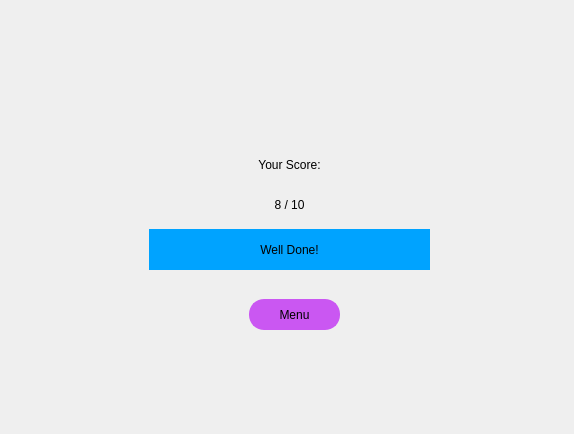
<?xml version="1.0" encoding="UTF-8"?>
<ui version="4.0">
 <class>Form</class>
 <widget class="QWidget" name="Form">
  <property name="geometry">
   <rect>
    <x>0</x>
    <y>0</y>
    <width>574</width>
    <height>434</height>
   </rect>
  </property>
  <property name="minimumSize">
   <size>
    <width>574</width>
    <height>434</height>
   </size>
  </property>
  <property name="maximumSize">
   <size>
    <width>574</width>
    <height>434</height>
   </size>
  </property>
  <property name="windowTitle">
   <string>Form</string>
  </property>
  <widget class="QWidget" name="widget" native="true">
   <property name="geometry">
    <rect>
     <x>-1</x>
     <y>-1</y>
     <width>621</width>
     <height>461</height>
    </rect>
   </property>
   <property name="styleSheet">
    <string notr="true"/>
   </property>
   <widget class="QLabel" name="label">
    <property name="geometry">
     <rect>
      <x>-6</x>
      <y>0</y>
      <width>621</width>
      <height>451</height>
     </rect>
    </property>
    <property name="styleSheet">
     <string notr="true">border-image: url(:/image/background.jpg)</string>
    </property>
    <property name="text">
     <string/>
    </property>
   </widget>
   <widget class="QLabel" name="label_6">
    <property name="geometry">
     <rect>
      <x>210</x>
      <y>140</y>
      <width>161</width>
      <height>51</height>
     </rect>
    </property>
    <property name="layoutDirection">
     <enum>Qt::LeftToRight</enum>
    </property>
    <property name="styleSheet">
     <string notr="true">font: 75 22pt &quot;Times New Roman&quot;;</string>
    </property>
    <property name="text">
     <string>Your Score:</string>
    </property>
    <property name="alignment">
     <set>Qt::AlignCenter</set>
    </property>
   </widget>
   <widget class="QLabel" name="label_7">
    <property name="geometry">
     <rect>
      <x>240</x>
      <y>180</y>
      <width>101</width>
      <height>51</height>
     </rect>
    </property>
    <property name="layoutDirection">
     <enum>Qt::LeftToRight</enum>
    </property>
    <property name="styleSheet">
     <string notr="true">font: 75 22pt &quot;Times New Roman&quot;;</string>
    </property>
    <property name="text">
     <string>8 / 10</string>
    </property>
    <property name="alignment">
     <set>Qt::AlignCenter</set>
    </property>
   </widget>
   <widget class="QLabel" name="label_5">
    <property name="geometry">
     <rect>
      <x>150</x>
      <y>230</y>
      <width>281</width>
      <height>41</height>
     </rect>
    </property>
    <property name="layoutDirection">
     <enum>Qt::LeftToRight</enum>
    </property>
    <property name="styleSheet">
     <string notr="true">font: 18pt &quot;Sriracha&quot;;
background-color: rgb(0, 163, 255);</string>
    </property>
    <property name="text">
     <string>Well Done!</string>
    </property>
    <property name="alignment">
     <set>Qt::AlignCenter</set>
    </property>
   </widget>
   <widget class="QLabel" name="label_8">
    <property name="geometry">
     <rect>
      <x>390</x>
      <y>300</y>
      <width>201</width>
      <height>141</height>
     </rect>
    </property>
    <property name="styleSheet">
     <string notr="true">border-image: url(:/image_2/bear.png)</string>
    </property>
    <property name="text">
     <string/>
    </property>
   </widget>
   <widget class="QPushButton" name="pushButton_6">
    <property name="geometry">
     <rect>
      <x>250</x>
      <y>300</y>
      <width>91</width>
      <height>31</height>
     </rect>
    </property>
    <property name="styleSheet">
     <string notr="true">.QPushButton{
background-color: rgb(202, 87, 242);
font: 18pt &quot;Cooper Black&quot;;
border-radius: 15px;
color: black; 
border: 2px solid rgb(202, 87, 242);
}

.QPushButton:hover {
  background-color: rgb(255, 170, 255);
}</string>
    </property>
    <property name="text">
     <string>Menu</string>
    </property>
   </widget>
  </widget>
 </widget>
 <resources>
  <include location="res.qrc"/>
 </resources>
 <connections/>
</ui>
